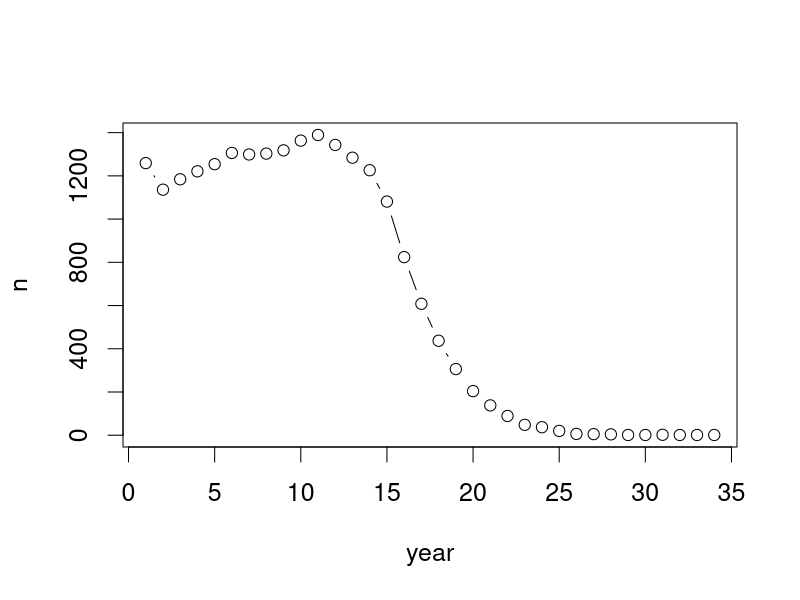
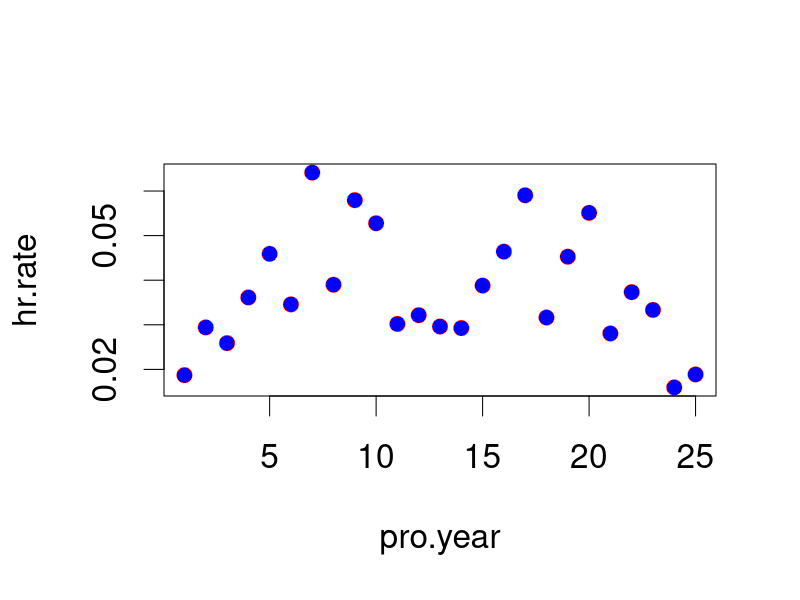
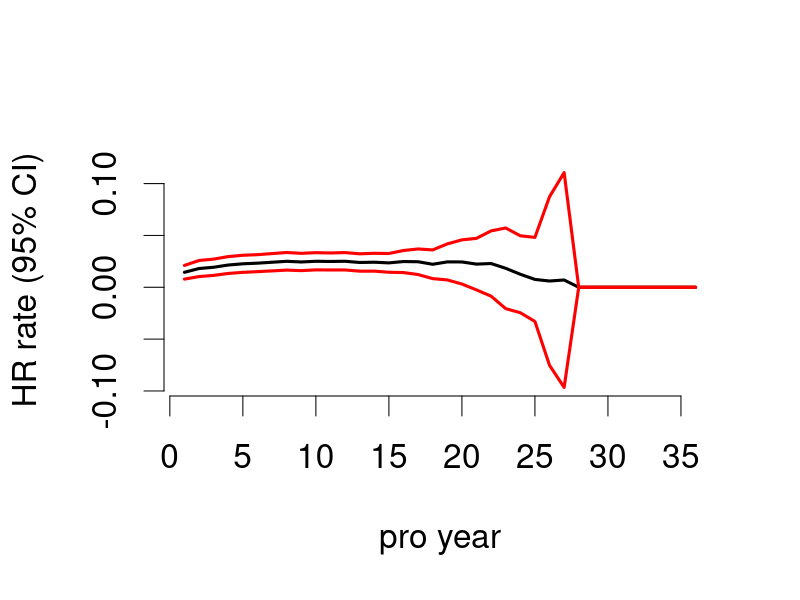
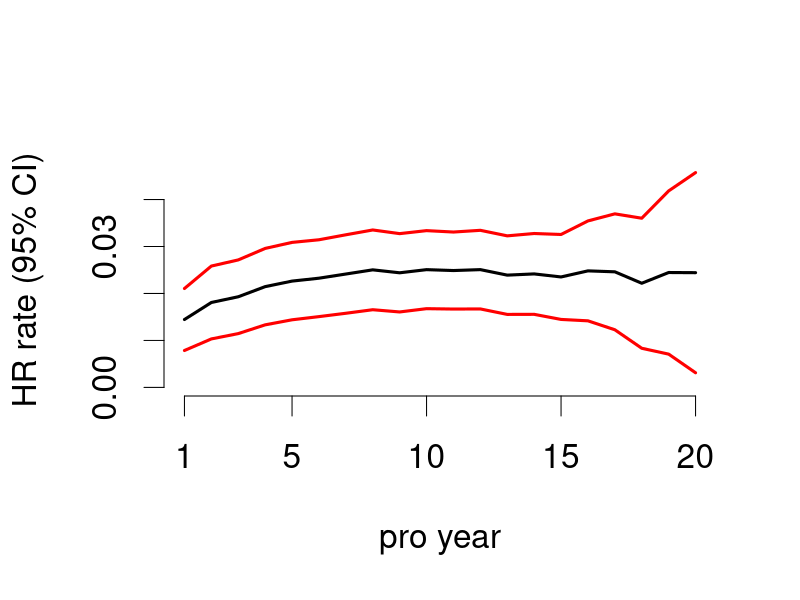

Here is the R script that generated these plots, in order:
## ---- chunk 1
library(plyr)
# dataset of careers of baseball players
# each row is player name identifier, year, team, and game information
data(baseball)
## ---- chunk 2
head(baseball)[,c(1,2,4,6:9)]
## ---- chunk 3
tail(baseball)[,c(1,2,4,6:9)]
dim(baseball)
## ---- chunk 4
# the trasnform function will take in a dataframe
# everything after the dataframe will be added as a column to the dataframe
standings <- data.frame(name=c("Mets","Royals"),W=c(90,95),L=c(72,67))
transform(standings,win.perc=round(W/(W+L),2),games=W+L)
## ---- chunk 5
# summarise does similar things as transform
# But instead it creates a new data frame with just the new columns
standings <- data.frame(name=c("Mets","Royals"),W=c(90,95),L=c(72,67))
summarise(standings,win.perc=round(W/(W+L),2),games=W+L)
## ---- chunk 6
carl.y <- subset(baseball,id=="yastrca01")
head(carl.y)[,c(1,2,4,6:9)]
## ---- chunk 7
# adding th column for the pro years
carl.y <- transform(carl.y,pro.year=year-min(year)+1)
names(carl.y)
## ---- chunk 8
par(cex=1.5)
# here we give ddply
  # dataframe- baseball
  # splitting criteria - id
  # function - transform
  # the extra arguments to function - transform taking in pro.year...
baseball <- ddply(baseball,.(id),transform,pro.year=year-min(year)+1)
# use vectors to plot
plot(1:length(table(baseball$pro.year)),as.vector(table(baseball$pro.year)),xlab="year",ylab="n",type="b")
## ---- chunk 9
# take 2 players
two.carls <- subset(baseball,(id=="yastrca01")|(id=="fiskca01"))
## ---- chunk 10
par(cex=2)
hr.per.ab.1 <- ddply(two.carls,.(pro.year),summarize,hr.rate=sum(hr)/sum(ab))
plot(hr.per.ab.1,col="red")
points(hr.per.ab.1,pch=16,col="blue")
## ---- chunk 11
# n= length of the id
# making a data frame with pro.year, home run rate and n
hr.rate.sum <- ddply(two.carls,.(pro.year),summarize,hr.rate=sum(hr)/sum(ab),n=length(id))
# adding the standard error
# getting the standard error of each p hats
hr.rate.sum <- transform(hr.rate.sum,se=sqrt(hr.rate*(1-hr.rate)/n))
head(hr.rate.sum)
## ---- chunk 12
# same for all data
hr.rate.sum <- ddply(baseball,.(pro.year),summarize,hr.rate=sum(hr)/sum(ab),n=length(id))
hr.rate.sum <- transform(hr.rate.sum,se=sqrt(hr.rate*(1-hr.rate)/n))
head(hr.rate.sum)
## ---- chunk 13
# now getting the CIs
hr.rate.sum <- transform(hr.rate.sum,lower=hr.rate-qt(.975,df=n-1)*se,upper=hr.rate+qt(.975,df=n-1)*se)
# replace NAN with 0
hr.rate.sum[hr.rate.sum=="NaN"] <- 0
head(hr.rate.sum)
## ---- chunk 14
par(cex=2)
ylim <- range(c(0,hr.rate.sum$lower,hr.rate.sum$upper))
plot(hr.rate.sum$pro.year,hr.rate.sum$hr.rate,ylim=ylim,
     xlab="pro year",ylab="HR rate (95% CI)",type="n",axes=F)
lines(hr.rate.sum$pro.year,hr.rate.sum$hr.rate,lwd=3)
lines(hr.rate.sum$pro.year,hr.rate.sum$upper,col="red",lwd=3)
lines(hr.rate.sum$pro.year,hr.rate.sum$lower,col="red",lwd=3)
axis(1)
axis(2)
## ---- chunk 15
par(cex=2)
hr.rate.sum <- subset(hr.rate.sum,(pro.year<21))
ylim <- range(c(0,hr.rate.sum$lower,hr.rate.sum$upper))
plot(hr.rate.sum$pro.year,hr.rate.sum$hr.rate,ylim=ylim,
     xlab="pro year",ylab="HR rate (95% CI)",type="n",axes=F)
lines(hr.rate.sum$pro.year,hr.rate.sum$hr.rate,lwd=3)
lines(hr.rate.sum$pro.year,hr.rate.sum$upper,col="red",lwd=3)
lines(hr.rate.sum$pro.year,hr.rate.sum$lower,col="red",lwd=3)
axis(1,at=c(1,5,10,15,20))
axis(2)
